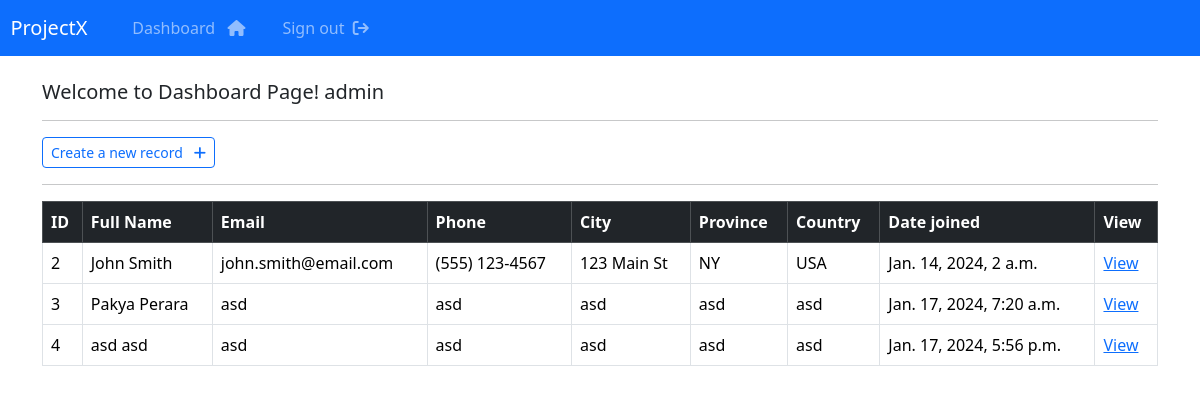
The page /dashboard (signed in) on the database its author committed.
### webapp/models.py (models this page shows, shortened)
class Record(models.Model):
    creation_date = models.DateTimeField(auto_now_add = True)
    first_name = models.CharField(max_length = 100)
    last_name = models.CharField(max_length = 100)
    email = models.CharField(max_length = 255)
    phone = models.CharField(max_length = 20)
    address = models.CharField(max_length = 300)
    city = models.CharField(max_length = 255)
    province = models.CharField(max_length = 200)
    country = models.CharField(max_length = 125)

### webapp/views.py (the view)
# urls.py: path('dashboard', views.dashboard, name='dashboard'),
@login_required(login_url = 'my-login')
def dashboard(request):
    my_records = Record.objects.all()
    context = {'records':my_records}
    return render(request, 'webapp/dashboard.html', context=context)

### webapp/templates/webapp/dashboard.html
{% extends 'webapp/base.html' %} {% block content %}
  <h5>Welcome to Dashboard Page! {{ user }}</h5>
  <hr />
  <a href="{% url 'create-record' %}" class="btn btn-outline-primary btn-sm">Create a new record &nbsp; <i class="fa fa-plus" aria-hidden="true"></i></a>
  <hr />
  <table class="table table-hover table-bordered">
    <thead class="table-dark">
      <tr>
        <th scope="col">ID</th>
        <th scope="col">Full Name</th>
        <th scope="col">Email</th>
        <th scope="col">Phone</th>
        <th scope="col">City</th>
        <th scope="col">Province</th>
        <th scope="col">Country</th>
        <th scope="col">Date joined</th>
        <th scope="col">View</th>
      </tr>
    </thead>
    <tbody>
      {% if records %}
        {% for record in records %}
          <tr>
            <td>{{ record.id }}</td>
            <td>{{ record.first_name }} {{ record.last_name }}</td>
            <td>{{ record.email }}</td>
            <td>{{ record.phone }}</td>
            <td>{{ record.address }}</td>
            <td>{{ record.province }}</td>
            <td>{{ record.country }}</td>
            <td>{{ record.creation_date }}</td>
            <td>
              <a href="{% url 'record' record.id %}">View</a>
            </td>
          </tr>
        {% endfor %}
      {% endif %}
    </tbody>
  </table>
{% endblock %}

### webapp/templates/webapp/base.html (shortened to what this page needs)
{% load static %}
<!DOCTYPE html>
<html lang="en">
  <head>
    <link href="https://cdn.jsdelivr.net/npm/bootstrap@5.3.2/dist/css/bootstrap.min.css" rel="stylesheet" />
    <link rel="stylesheet" href="{% static 'css/styles.css' %}" />
    <link rel="stylesheet" href="https://cdnjs.cloudflare.com/ajax/libs/font-awesome/6.5.1/css/all.min.css" />
  </head>
  <body>
    {% include 'webapp/navbar.html' %}
    <div class="container">
      <br />
      {% block content %}
      {% endblock %}
    </div>
  </body>
</html>

### webapp/templates/webapp/navbar.html (shortened to what this page needs)
<nav class="navbar navbar-expand-lg navbar-dark bg-primary justify-content-center">
  <a class="navbar-brand main-heading" href="{% url 'home' %}">&nbsp; ProjectX</a>
  <div class="collapse navbar-collapse text-center" id="navbarNavDropdown">
    <ul class="navbar-nav mr-auto">
      &nbsp; &nbsp; &nbsp;{% if user.is_authenticated %}
        <li class="nav-item">
          <a class="nav-link" href="{% url 'dashboard' %}">Dashboard &nbsp; <i class="fa fa-home" aria-hidden="true"></i></a>
        </li>&nbsp; &nbsp; &nbsp;<li class="nav-item">
          <a class="nav-link" href="{% url 'user-logout' %}">Sign out &nbsp;<i class="fa fa-sign-out" aria-hidden="true"></i></a>
        </li>
      {% else %}
        <li class="nav-item">
          <a class="nav-link" href="{% url 'register' %}">Register</a>
        </li>&nbsp; &nbsp; &nbsp;<li class="nav-item">
          <a class="nav-link" href="{% url 'my-login' %}">Login</a>
        </li>
      {% endif %}
    </ul>
  </div>
</nav>

### rows shown on the page
Record: id "2", first_name "John", last_name "Smith", email "john.smith@email.com", phone "(555) 123-4567", address "123 Main St", province "NY", country "USA", creation_date "Jan. 14, 2024, 2 a.m."
Record: id "3", first_name "Pakya", last_name "Perara", email "asd", phone "asd", address "asd", province "asd", country "asd", creation_date "Jan. 17, 2024, 7:20 a.m."
Record: id "4", first_name "asd", last_name "asd", email "asd", phone "asd", address "asd", province "asd", country "asd", creation_date "Jan. 17, 2024, 5:56 p.m."

### other values the page prints
{{ user }} "admin"
